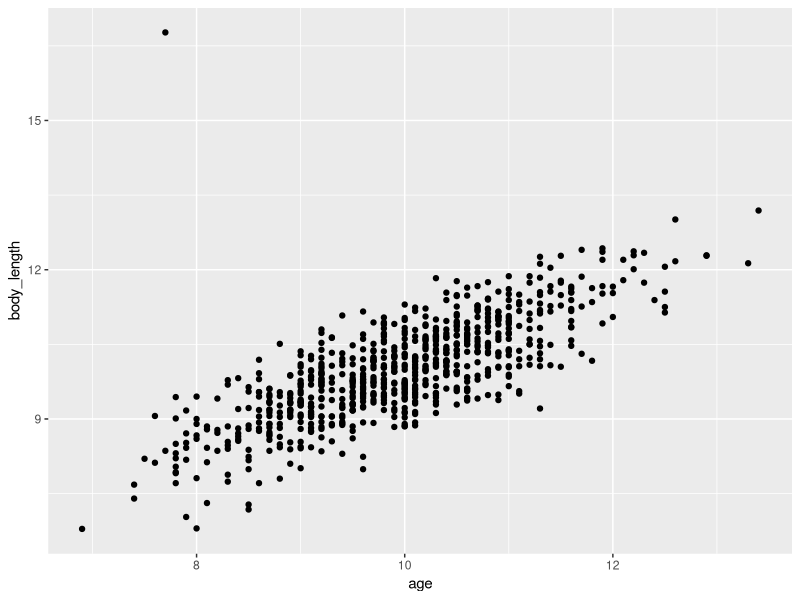

Write the R code that produced this figure. (Note: this script raises an error after producing the figure.)
# this code is to generate dataset to practice data visualization
# to find errors

library(MASS)
library(tidyverse)
set.seed(5)
# create the variance covariance matrix
sigma<-rbind(c(1,0.8,0.7), c(0.8,1, 0.9), c(0.7,0.9,1))
# create the mean vector
mu<-c(10, 9, 2) 
# generate the multivariate normal distribution
df<-as.data.frame(mvrnorm(n=750, mu=mu, Sigma=sigma))
df$V3<-df$V3+1.3
df$V2<-df$V2+1
names(df)<-c("body_length","age","weight")

df<-df %>% 
  mutate(body_length=round(body_length,2),
         weight=round(weight,2),
         age=round(age,1))

species1<-as_tibble(rep("bigfoot",250))
species2<-as_tibble(rep("mapinguari",250))
species3<-as_tibble(rep("chupacabra",250))
species<-bind_rows(species1,species2,species3) %>% 
  rename(species=value) %>% 
  mutate(id_key=row_number()) 

df<-df %>% 
  as_tibble() %>% 
  mutate(id_key=row_number()) %>% 
  relocate(id_key,.before=1) %>% 
  left_join(species) 
# 
# plot(df$age,df$body_length)
# 
# df2<-df
# df3<-df
# df4<-df
# df2[23,2]<-df2[23,2]+3
# df2[13,2]<-df2[13,2]+3
# df2[200,2]<-df2[200,2]+3
# df2[325,2]<-df2[325,2]+3
# df2[638,2]<-df2[638,2]+3
# df2[750,2]<-df2[750,2]+3
# 
# 
# 
# df3[23,2]<-df3[23,2]+6
# df3[13,2]<-df3[13,2]+6
# df3[200,2]<-df3[200,2]+6
# df3[325,2]<-df3[325,2]+6
# df3[638,2]<-df3[638,2]+6
# df3[750,2]<-df3[750,2]+6
df4<-df
df4[700,2]<-df4[700,2]+8
df4[700,3]<-df4[700,3]+0.5



# 
# 
# plot(df2$age,df2$body_length)
# plot(df2$age,df2$weight)
# plot(df2$body_length,df2$weight)
# 
# plot(df3$age,df3$body_length)
# plot(df3$age,df3$weight)
# plot(df3$body_length,df3$weight)
# 
# 
# plot(df$age,df$body_length)
# plot(df$age,df$weight)
# plot(df$body_length,df$weight)


library(ggplot2)
# Basic scatter plot
fig1<-ggplot(df4, aes(x=age, y=body_length)) + geom_point()
fig1
# 
# fig2<-fig1 + 
#   scale_x_continuous(name="demo data", limits=c(0, 20)) + 
#   scale_y_continuous(name="demo data", limits=c(0, 20)) 
# fig2
names(df4)
df4<-df4 %>% 
  dplyr::select(-id_key) %>% 
  mutate(species=as.factor(species)) 
  
summary(df4)
# write_csv(df4,"./course-materials/class-sessions/07-QAQC3/las_data_viz.csv")

las_data<-iris
las_data[42,1]<-las_data[42,1]+10
write_csv(las_data,"./course-materials/class-sessions/07-QAQC3/demo_datasets/las_data_viz.csv")